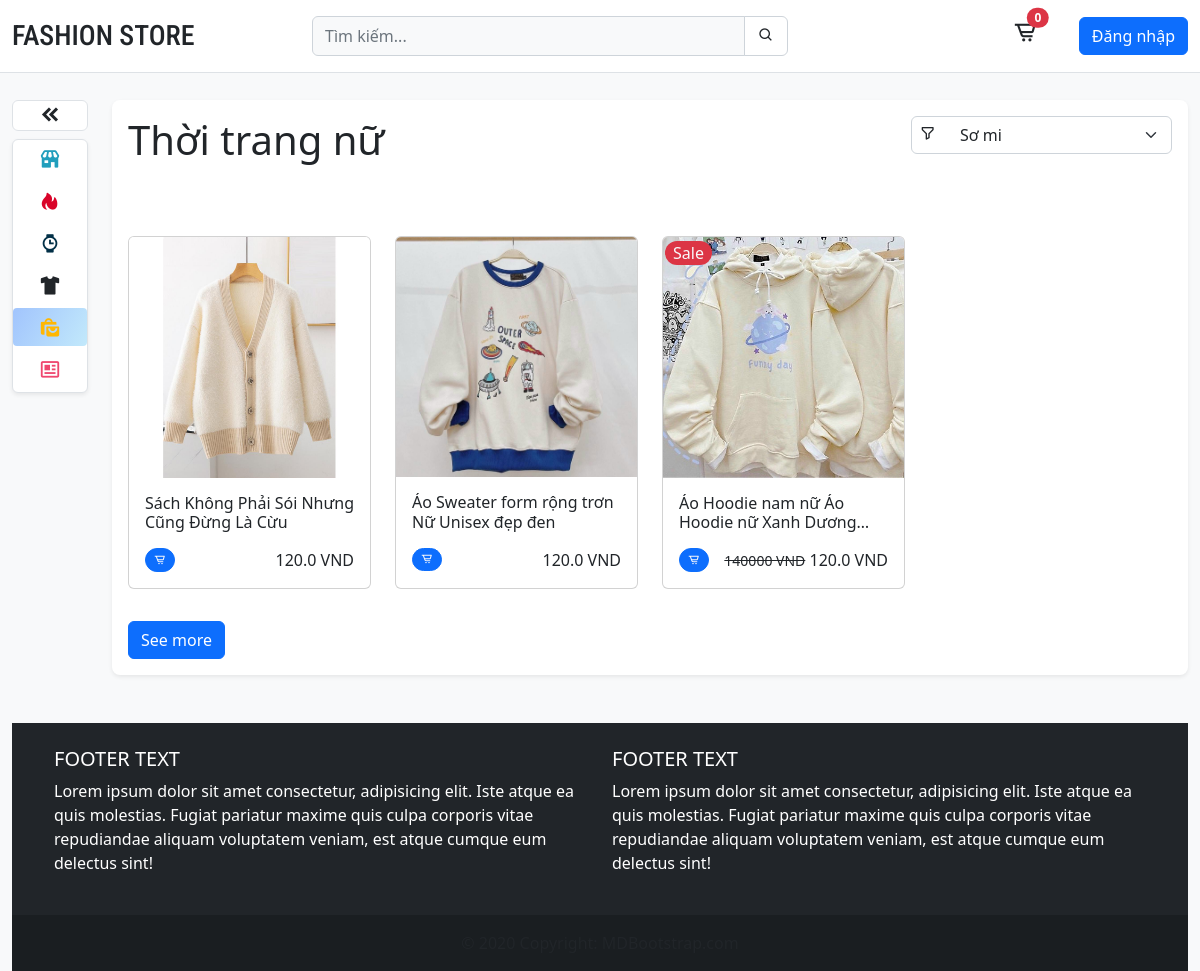
The page /?category=women on the database its author committed.
### product/models.py (models this page shows, shortened)
class Category(models.Model):
    name = models.CharField(max_length=255)
    slug = models.SlugField()
    icon = models.CharField(max_length=255, default=False)
    class Meta:
        ordering = ('name',)

class Product(models.Model):
    category = models.ForeignKey(
        Category, related_name='products', on_delete=models.CASCADE)
    image = models.ImageField(upload_to='static/assets')
    name = models.CharField(max_length=255)
    slug = models.SlugField()
    price = models.IntegerField()
    old_price = models.IntegerField()
    sale = models.BooleanField(default=False)
    created_at = models.DateTimeField(auto_now_add=True)
    sold = models.IntegerField(default=False)
    classify = models.ForeignKey(
        Classify, related_name='classify', null=True, on_delete=models.CASCADE)
    desc = models.TextField(blank=True, null=True)
    class Meta:
        ordering = ('-created_at',)
    def get_display_price(self):
        return self.price / 1000

### core/views.py (the view)
# urls.py: path('', views.index),
def index(request):
    products = Product.objects.all()[0:8]
    categories = Category.objects.all()
    classifies = Classify.objects.all()
    active_category = request.GET.get('category', '')
    if active_category:
        products = Product.objects.filter(category__slug=active_category)
    query = request.GET.get('query', '')
    if query:
        products = Product.objects.filter(
            Q(name__icontains=query))
    type = request.GET.get('type', '')
    if type:
        products = Product.objects.filter(classify=type)
    page = request.GET.get('page', '')
    if page:
        products = Product.objects.all()[0:8+int(page)]
    context = {
        'products': products,
        'categories': categories,
        'classifies': classifies,
        'active_category': active_category
    }
    return render(request, 'core/home.html', context)

### cart/cart.py (called while the page is built)
    def __len__(self):
        return sum(item['quantity'] for item in self.cart.values())

### cart/context_processors.py (called while the page is built)
def cart(request):
    return {'cart': Cart(request)}

### core/templates/core/home.html (shortened to what this page needs)
{% extends 'core/base.html' %} {% block title %}Fation Store{% endblock %} {% load static %} {% block content %}
<section class="content" style="margin-top: 100px;">
    <div class="row mt-4 position-relative">
        <div class="col col-md-1 col-lg-1 d-none d-sm-block position-fixed" style="top: 100px; z-index: 0">
            <button class="navbar-toggler text-center bg-white w-100 rounded-2 mb-2 border border-1" id="collapse-btn">
                <i class="bx bxs-chevrons-left h4 m-0"></i>
            </button>
            <ul class="nav flex-column bg-white h-100 rounded-2 shadow-sm border border-1" id="navbar" >
                <li class="nav-item mb-1">
                    <a
                        class="nav-link text-dark menu-title justify-content-center {% if not active_category %} active {% endif %}"
                        aria-current="page"
                        href="/"
                    >
                        <i class="bx bxs-store icon"></i>
                    </a>
                </li>
                {% for category in categories %}
                <li class="nav-item mb-1">
                    <a
                        class="nav-link text-dark menu-title justify-content-center {% if category.slug == active_category %} active {% endif %}"
                        href="/?category={{ category.slug }}"
                    >
                        <i class="bx {{category.icon}} icon"></i>
                    </a>
                </li>
                {% endfor %}
            </ul>
        </div>
        <div class="col-12 col-sm-11 col-lg-11 content end-0 offset-md-1">
            <div class="products p-3 rounded-3 shadow-sm bg-white">
                <div class="position-relative float-end w-25">
                    <label for="classify" class="position-absolute top-50 start-0 translate-middle-y h6 me-2 mb-0 border-1 rounded-2 ps-2"><i class='bx bx-filter-alt'></i></label>
                    <select id="classify" class="form-select w-100 ps-5" onchange="getClassifies()">
                        {% for classify in classifies %}
                            <option value="{{classify.id}}" name="classify">{{classify.type}}</option>
                        {% endfor %}
                    </select>
                </div>
                {% for category in categories %}
                    {% if category.slug == active_category %}
                        <h1 class="content-title h1">{{category.name}}</h1>
                    {% endif %}
                {% endfor %}
                <div class="row mt-5 pt-4">
                    {% for product in products %}
                        {% include 'product/product_list_item.html' %}
                    {% endfor %}
                </div>
                <form method="get" action=".">
                    <a  href="/?page=5" class="btn btn-primary mt-2"  id="see-more">See more</a>
                </form>
            </div>
        </div>
    </div>
</section>
{% endblock %}

### product/templates/product/product_list_item.html
<div class="col col-12 col-md-6 col-lg-3 position-relative mb-4 prod-item">
    {% if product.sale%}
    <div class="position-absolute sale px-2 bg-danger text-light rounded-pill" style="top: 5px; left: 15px; z-index: 1">
        Sale
    </div>
    {% endif %}
    <div class="card">
        <a href="{% url 'product' product.id %}">
            <img src="{{product.image}}" class="card-img-top" alt="..." />
        </a>
        <div class="card-body">
            <h6 class="card-title mb-3">{{product.name}}</h6>
            <div class="clearfix">
                {% if user.username %}
                    <a
                        class="btn btn-warning link-light float-start badge rounded-pill"
                        hx-get="{% url 'add_to_cart' product.id %}"
                        hx-target="#menu-cart-button"
                        hx-swap="outerHTML"
                    >
                        <i class='bx bx-plus'></i>
                    </a>
                {% else %}
                    <a
                        class="btn btn-primary link-light float-start badge rounded-pill"
                        href="{% url 'login' %}"
                        hx-target="#menu-cart-button"
                        hx-swap="outerHTML"
                    >
                        <i class="bx bx-cart-alt"></i>
                    </a>
                {% endif %}
                <div class="float-end">
                    {% if product.old_price > 0%}
                    <small class="price-hp text-decoration-line-through">{{product.old_price}} VND</small>
                    {% endif %}
                    <span class="price-hp h6">{{product.get_display_price}} VND</span>
                </div>
            </div>
        </div>
    </div>
</div>

### static/css/styles.css (style rules this page uses)
* { margin: 0; padding: 0; list-style-type: none; }
a { text-decoration: none; color: #212529; }
.nav .nav-item { position: relative; transition: all 0.3s linear; overflow: hidden; }
.nav .nav-item::after { content: ''; position: absolute; top: 0; left: -25px; bottom: 0; width: 30px; height: 100%; background-color: transparent; transform: skew(-40deg); opacity: 0.4; transition: left 0.8s ease; }
.nav .nav-item:nth-child(1) .nav-link i { color: #219ebc; }
.nav .nav-item:nth-child(2) .nav-link i { color: #d90429; }
.nav .nav-item:nth-child(3) .nav-link i { color: #023047; }
.nav .nav-item:nth-child(5) .nav-link i { color: #ffb703; }
.nav .nav-item:nth-child(6) .nav-link i { color: #ef476f; }
.menu-title { font-size: 18px; display: flex; align-items: center; }
.menu-title .icon { width: 22px; height: 22px; font-size: 22px; }
.card-title { display: -webkit-box; -webkit-line-clamp: 2; -webkit-box-orient: vertical; overflow: hidden; text-overflow: ellipsis; }
.nav-link.text-dark.menu-title.active { background-image: linear-gradient(120deg, #a1c4fd 0%, #c2e9fb 100%); border-radius: 4px; }
.products .sale { top: 0; left: 0; }
.products .prod-item { transition: all 0.3s linear; }
.card-body { min-height: 110.38px; }
.nav-link { font-size: 22px; }

### rows shown on the page
Category: name "Thời trang nữ"
Product: image (picture), name "Sách Không Phải Sói Nhưng Cũng Đừng Là Cừu", get_display_price "120.0"
Product: image (picture), name "Áo Sweater form rộng trơn Nữ Unisex đẹp đen", get_display_price "120.0"
Product: sale "Sale", image (picture), name "Áo Hoodie nam nữ Áo Hoodie nữ Xanh…", old_price "140000", get_display_price "120.0"

### other values the page prints
{{ cart|length }} "0"
form field value "Sơ mi"
